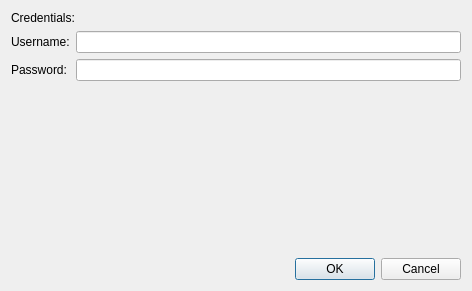
<?xml version="1.0" encoding="UTF-8"?>
<ui version="4.0">
 <class>CredentialDialog</class>
 <widget class="QDialog" name="CredentialDialog">
  <property name="geometry">
   <rect>
    <x>0</x>
    <y>0</y>
    <width>472</width>
    <height>291</height>
   </rect>
  </property>
  <property name="windowTitle">
   <string>Credential input</string>
  </property>
  <property name="windowIcon">
   <iconset theme="kommit"/>
  </property>
  <layout class="QVBoxLayout" name="verticalLayout">
   <item>
    <widget class="QLabel" name="labelCredentialsUrl">
     <property name="text">
      <string>Credentials:</string>
     </property>
     <property name="wordWrap">
      <bool>true</bool>
     </property>
    </widget>
   </item>
   <item>
    <layout class="QFormLayout" name="formLayout">
     <item row="0" column="0">
      <widget class="QLabel" name="label">
       <property name="text">
        <string>Username:</string>
       </property>
      </widget>
     </item>
     <item row="0" column="1">
      <widget class="QLineEdit" name="lineEditUsername"/>
     </item>
     <item row="1" column="0">
      <widget class="QLabel" name="label_2">
       <property name="text">
        <string>Password:</string>
       </property>
      </widget>
     </item>
     <item row="1" column="1">
      <widget class="QLineEdit" name="lineEditPassword">
       <property name="echoMode">
        <enum>QLineEdit::EchoMode::Password</enum>
       </property>
      </widget>
     </item>
    </layout>
   </item>
   <item>
    <spacer name="verticalSpacer_2">
     <property name="orientation">
      <enum>Qt::Orientation::Vertical</enum>
     </property>
     <property name="sizeHint" stdset="0">
      <size>
       <width>20</width>
       <height>40</height>
      </size>
     </property>
    </spacer>
   </item>
   <item>
    <widget class="QDialogButtonBox" name="buttonBox">
     <property name="orientation">
      <enum>Qt::Orientation::Horizontal</enum>
     </property>
     <property name="standardButtons">
      <set>QDialogButtonBox::StandardButton::Cancel|QDialogButtonBox::StandardButton::Ok</set>
     </property>
    </widget>
   </item>
  </layout>
 </widget>
 <resources/>
 <connections>
  <connection>
   <sender>buttonBox</sender>
   <signal>accepted()</signal>
   <receiver>CredentialDialog</receiver>
   <slot>accept()</slot>
   <hints>
    <hint type="sourcelabel">
     <x>248</x>
     <y>254</y>
    </hint>
    <hint type="destinationlabel">
     <x>157</x>
     <y>274</y>
    </hint>
   </hints>
  </connection>
  <connection>
   <sender>buttonBox</sender>
   <signal>rejected()</signal>
   <receiver>CredentialDialog</receiver>
   <slot>reject()</slot>
   <hints>
    <hint type="sourcelabel">
     <x>316</x>
     <y>260</y>
    </hint>
    <hint type="destinationlabel">
     <x>286</x>
     <y>274</y>
    </hint>
   </hints>
  </connection>
 </connections>
</ui>
